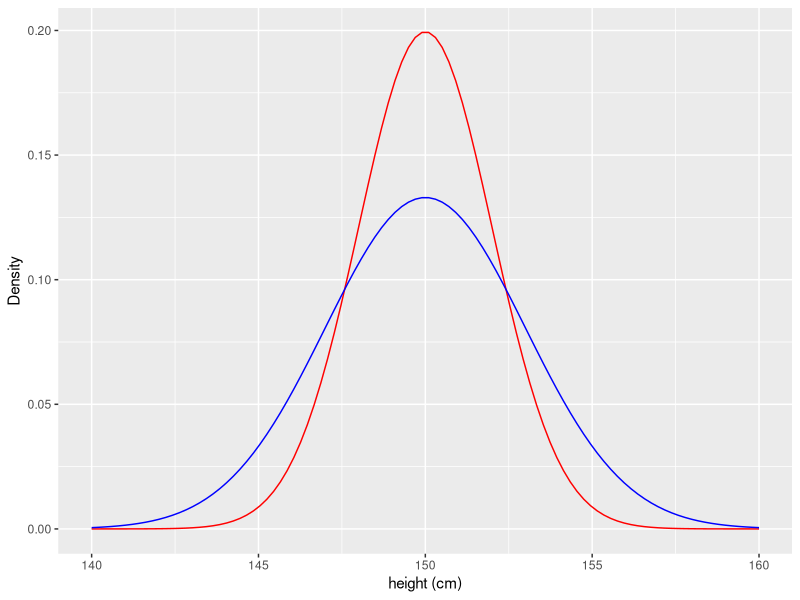
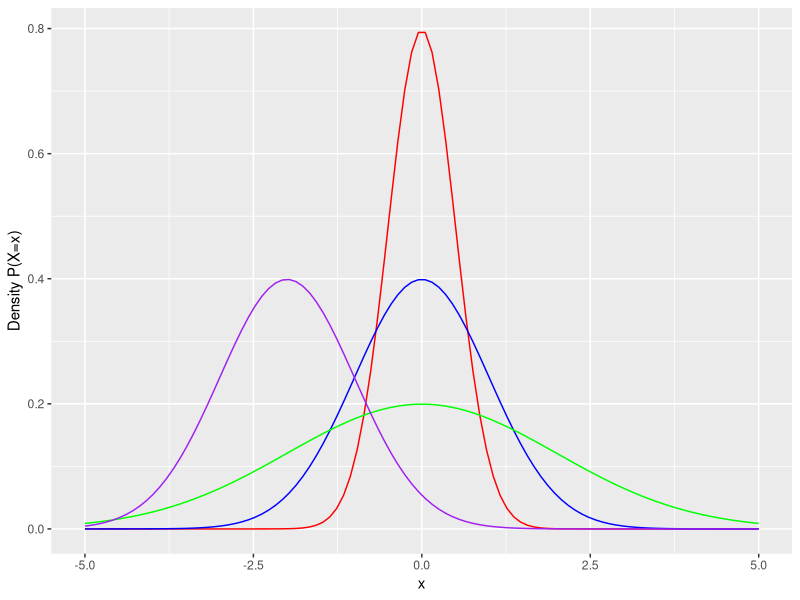
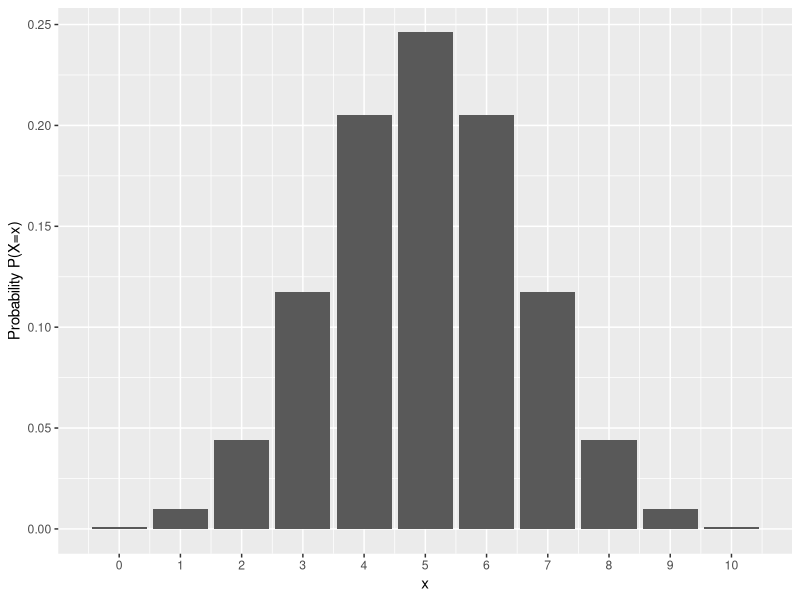

These figures' R source, in order: (Note: this script raises an error after producing the figures.)
## ---- chunk 1
library(tidyverse)
## ---- chunk 2
suppressPackageStartupMessages(library(testthat))
suppressPackageStartupMessages(library(scales))
## ---- chunk 3
# simulate height values
all_possible_heights <- seq(from = 140, to = 160, length = 100)
probability_values_less_spread <- dnorm(all_possible_heights, mean = 150, sd = 2)
probability_values_more_spread <- dnorm(all_possible_heights, mean = 150, sd = 3)

# put these values in a tibble.
dat <- tibble(height = all_possible_heights, 
       probability_less_spread = probability_values_less_spread,
       probability_more_spread = probability_values_more_spread) 

# plot
ggplot(dat) +
  geom_line(aes(x = height, y = probability_less_spread), color = "red") +
  geom_line(aes(x = height, y = probability_more_spread), color = "blue") +
  xlab("height (cm)") +
  ylab("Density")

## ---- chunk 4
# simulate values
xValues <- seq(from = -5, to = 5, length = 100)
plotA <- dnorm(xValues, mean = 0, sd = 0.5) #
plotB <-  dnorm(xValues, mean = 0, sd = 1)
plotC <-  dnorm(xValues, mean = 0, sd = 2)
plotD <-  dnorm(xValues, mean = -2, sd = 1)

# place in a tibble
normalDistributionsTibble <- tibble(x_value = xValues, 
                                    red_value = plotA,
                                    blue_value = plotB,
                                    green_value = plotC,
                                    purple_value = plotD)

# plot
ggplot(normalDistributionsTibble) +
  geom_line(aes(x = xValues, y = red_value), color = "red") +
  geom_line(aes(x = xValues, y = blue_value), color = "blue") +
  geom_line(aes(x = xValues, y = green_value), color = "green") +
  geom_line(aes(x = xValues, y = purple_value), color = "purple") +
  xlab("x") +
  ylab("Density P(X=x)")

## ---- chunk 5
n <- 10
p <- 0.5

# probability of getting 6 heads in 10 tosses
dbinom(6, size = n, prob = p)
## ---- chunk 6
# create a grid of values 0 to 10 and calculate binomial PMF
x <- seq(0,n)
prob <- dbinom(x, size = n, prob = p)

# place in a tibble
densTable <- tibble(x = x, 
                    prob = prob)

# plot
ggplot(densTable) +
  geom_col(aes(x = x, y = prob)) +
  xlab("x") +
  ylab("Probability P(X=x)") +
  scale_x_continuous(breaks = scales::pretty_breaks(11))
## ---- chunk 7
# your code here 
prob <- "FILL_THIS_IN"
## ---- chunk 8
test_that("Probability Calculation with PM:", {
          local_edition(2)
          expect_known_hash(prob, "e674f477275ebe3bc0f0ee9228194518")
})
## ---- chunk 9
# simulate values
xValues <- seq(from = -5, to = 5, length = 100)
plotA <- pnorm(xValues, mean = 0, sd = 0.5)
plotB <-  pnorm(xValues, mean = 0, sd = 1)
plotC <-  pnorm(xValues, mean = 0, sd = 2)
plotD <-  pnorm(xValues, mean = -2, sd = 1)

# place in a tibble
normalDistributionsTibble <- tibble(x_value = xValues, 
                                    red_value = plotA,
                                    blue_value = plotB,
                                    green_value = plotC,
                                    purple_value = plotD)

# plot 
ggplot(normalDistributionsTibble) + 
  geom_line(aes(x = xValues, y = red_value), color = "red") +
  geom_line(aes(x = xValues, y = blue_value), color = "blue") +
  geom_line(aes(x = xValues, y = green_value), color = "green") +
  geom_line(aes(x = xValues, y = purple_value), color = "purple") +
  xlab("x") +
  ylab("f(x)")


## ---- chunk 10
pnorm(-1)
## ---- chunk 11
# your code here 
prob <- "FILL_THIS_IN"
## ---- chunk 12
test_that("Probability Calculation with CDF", {
          local_edition(2)
          expect_known_hash(prob, "78dcd0f9535233065cb718a9938312dd")
})
## ---- chunk 13
# distribution parameters
meanValue <- 0
standardDeviation <- 1
numVals <- 100

# create grid of (true) cumulative distribution values
xValues <- seq(from = -5, to = 5, length = numVals)
trueDistribution <- dnorm(xValues, mean = meanValue, sd = standardDeviation)

# sumulate random values from the normal distribution
set.seed(1)
randomVals <- rnorm(numVals, mean = meanValue, sd = standardDeviation)

# place in tibble
datTrue <- tibble(x_value = xValues, true_value = trueDistribution, randomVals = randomVals)

# plot
ggplot(datTrue) +
    geom_line(aes(x = x_value, y = true_value), color = "blue") +
    geom_line(aes(x = randomVals), color = "red", stat = "density") +
    geom_point(aes(x = randomVals, y = 0), color = "black", shape = 1, size = 3) +
    ylab("Density") +
    xlab("x")

## ---- chunk 14

degreeFreedom <- 1

xValues <- seq(from = 0, to = 20, length = 1000)
densityValues <- dchisq(xValues, df = degreeFreedom)

dataFrame <- tibble(x = xValues, 
                    density = densityValues)

ggplot(dataFrame) +
  geom_line(aes(x = x, y = density), color = "blue")

## ---- chunk 15
set.seed(1)

sampleSize <- 100
numSamples <- 1000

degreeFreedom <- 1

randomChiSqValues <- rchisq(n = numSamples * sampleSize, df = degreeFreedom)
## ---- chunk 16
randChiSq <- tibble(x = randomChiSqValues) 

ggplot(randChiSq) + 
  geom_density(aes(x = x), color = "blue")

## ---- chunk 17

# organize the random values into 1000 sample rows of size n = 100 columns
samples <- matrix(randomChiSqValues, nrow = numSamples, ncol = sampleSize)

sampleMeans <- rowMeans(samples) # work out the sample means 

head(sampleMeans)

## ---- chunk 18
dat <- tibble(x = sampleMeans)  

ggplot(dat) + 
  geom_line(aes(x = x), stat = "density", color = "blue") +
  geom_point(aes(x = x, y = 0), color = "blue", shape = 1, size = 3)

## ---- chunk 19
# YOUR CODE HERE
